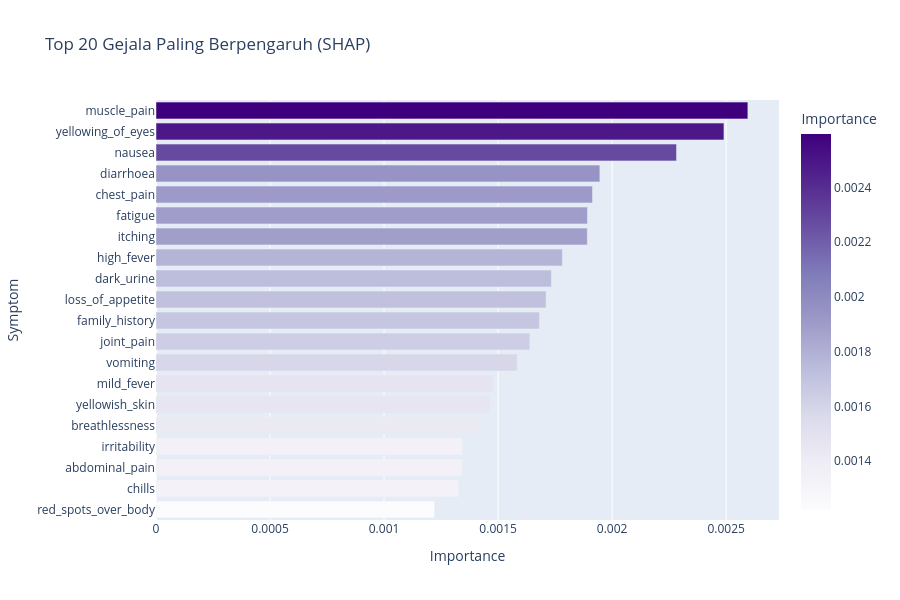

The code cell stored with this chart in its notebook:
### Code cell
# Rata-rata SHAP values untuk semua kelas
shap_values_mean = np.abs(shap_values).mean(axis=0)

# Ambil top 20 fitur paling berpengaruh
feature_names = X_test.columns.tolist()
shap_df = pd.DataFrame({
    'Symptom': feature_names,
    'Importance': shap_values_mean.mean(axis=1)
}).sort_values('Importance', ascending=False).head(20)

fig = px.bar(shap_df,
             x='Importance', y='Symptom',
             orientation='h',
             title='Top 20 Gejala Paling Berpengaruh (SHAP)',
             color='Importance',
             color_continuous_scale='Purples')

fig.update_layout(height=600, yaxis={'categoryorder':'total ascending'})
fig.show()

### Figure 1 — Plotly figure (JSON) as saved in the notebook; plotly's stock layout.template omitted (floating-point values rounded to 4 significant figures)
{"data": [{"hovertemplate": "Importance=%{marker.color}<br>Symptom=%{y}<extra></extra>", "legendgroup": "", "marker": {"color": [0.002595, 0.00249, 0.002282, 0.001946, 0.001914, 0.001892, 0.001891, 0.001782, 0.001734, 0.00171, 0.001682, 0.001639, 0.001584, 0.001477, 0.001463, 0.001422, 0.001344, 0.001343, 0.001326, 0.001222], "coloraxis": "coloraxis", "pattern": {"shape": ""}}, "name": "", "orientation": "h", "showlegend": false, "textposition": "auto", "type": "bar", "x": [0.002595, 0.00249, 0.002282, 0.001946, 0.001914, 0.001892, 0.001891, 0.001782, 0.001734, 0.00171, 0.001682, 0.001639, 0.001584, 0.001477, 0.001463, 0.001422, 0.001344, 0.001343, 0.001326, 0.001222], "xaxis": "x", "y": ["muscle_pain", "yellowing_of_eyes", "nausea", "diarrhoea", "chest_pain", "fatigue", "itching", "high_fever", "dark_urine", "loss_of_appetite", "family_history", "joint_pain", "vomiting", "mild_fever", "yellowish_skin", "breathlessness", "irritability", "abdominal_pain", "chills", "red_spots_over_body"], "yaxis": "y"}], "layout": {"barmode": "relative", "coloraxis": {"colorbar": {"title": {"text": "Importance"}}, "colorscale": [[0, "rgb(252,251,253)"], [0.125, "rgb(239,237,245)"], [0.25, "rgb(218,218,235)"], [0.375, "rgb(188,189,220)"], [0.5, "rgb(158,154,200)"], [0.625, "rgb(128,125,186)"], [0.75, "rgb(106,81,163)"], [0.875, "rgb(84,39,143)"], [1, "rgb(63,0,125)"]]}, "height": 600, "legend": {"tracegroupgap": 0}, "title": {"text": "Top 20 Gejala Paling Berpengaruh (SHAP)"}, "xaxis": {"anchor": "y", "domain": [0, 1], "title": {"text": "Importance"}}, "yaxis": {"anchor": "x", "categoryorder": "total ascending", "domain": [0, 1], "title": {"text": "Symptom"}}}}
